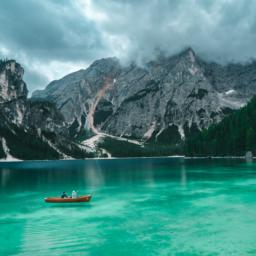
#> input picture borders/in.jpg, 256 x 256 px; the run also reads 1 picture not shown here
$ python psnr.py
#> lines starting #> are read from the running program, lines starting #| are printed output that depends on the picture; long printed decimals are rounded
import numpy as np
import cv2

inImage = cv2.imread('in.jpg')
#> inImage is the input picture: shape (256, 256, 3); mean B, G, R 132, 135.2, 73.1
outImage = cv2.imread('out.jpg')

diff = inImage - outImage
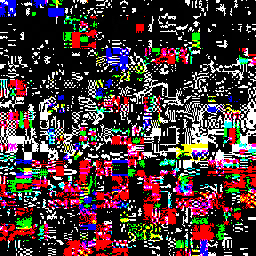
#> diff: shape (256, 256, 3); mean B, G, R 57.5, 56.9, 74.5
meanS = np.mean(diff**2)
#> meanS = 3.01
border_margin = 7
meanSb = (np.mean(diff[128-border_margin:130+border_margin,:]**2) + np.mean(diff[:, 128-border_margin:130+border_margin]**2))/2
#> meanSb = 4.14
PIXEL_MAX = 255.0
psnrS = 20 * np.log10(PIXEL_MAX / np.sqrt(meanS))
#> psnrS = 43.34
psnrSb = 20 * np.log10(PIXEL_MAX / np.sqrt(meanSb))
#> psnrSb = 41.96
print(f'psnr total: {psnrS}, psnr borders: {psnrSb}')
#| psnr total: 43.340, psnr borders: 41.958
